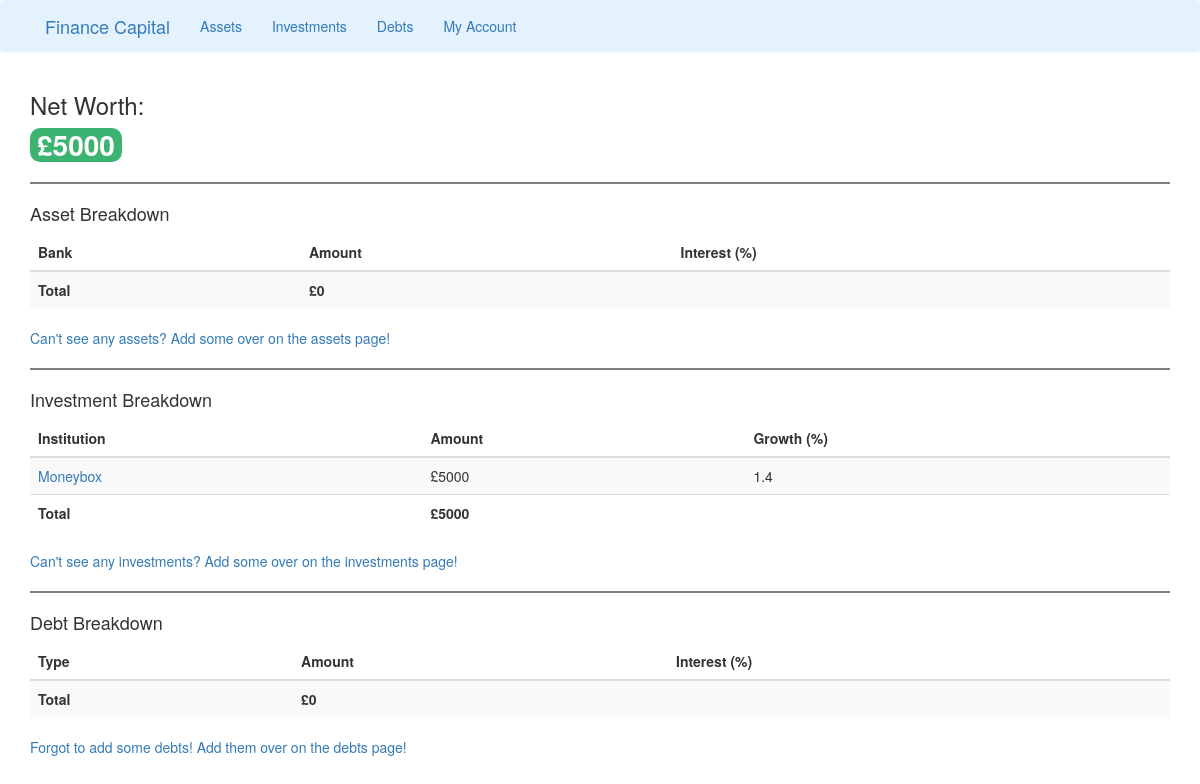
The page /account on the database its author committed.
### run.py (models this page shows, shortened)
class adding_investments(db.Model, UserMixin):
    id = db.Column(db.Integer, primary_key=True)
    institution = db.Column(db.String(30), unique=False, nullable=False)
    amount = db.Column(db.Integer, unique=False, nullable=False)
    growth = db.Column(db.Integer, unique=False, nullable=False)

### run.py (the view)
@app.route('/account', methods=['GET', 'POST'])
def account():
    form_1 = adding_assets.query.all()
    form_2 = adding_investments.query.all()
    form_3 = adding_debts.query.all()
    result_1 = [r.amount for r in db.session.query(adding_assets).all()]
    total_assets = sum(result_1)
    result_2 = [r.amount for r in db.session.query(adding_investments).all()]
    total_investments = sum(result_2)
    result_3 = [r.amount for r in db.session.query(adding_debts).all()]
    total_debts = sum(result_3)
    net_worth = total_assets + total_investments - total_debts
    return render_template('account.html', title='Account', form_1=form_1, form_2=form_2, form_3=form_3,
                            total_assets=total_assets, total_investments=total_investments,
                            total_debts=total_debts, net_worth=net_worth)

### templates/account.html (shortened to what this page needs)
{% extends 'base.html' %}
{% block content %}
<link rel="stylesheet" href='run.py'>
<div class="container">
    <h3>Net Worth:</h3>
    {% if net_worth > 0 %}
        <span class="badge badge-info even-larger-badge" style="background-color:MediumSeaGreen;">£{{ net_worth }}</span>
    {% elif net_worth < 0  %}
        <span class="badge badge-info even-larger-badge" style="background-color:Tomato;">£{{ net_worth }}</span>
    {% else %}
        <span class="badge badge-info even-larger-badge">£0</span>
    {% endif %}
    <hr style="height:2px;border-width:0;color:gray;background-color:gray">
    <h4>Asset Breakdown</h4>
        <table class="table table-striped">
            <thead>
            <tr>
                <th>Bank</th>
                <th>Amount</th>
                <th>Interest (%)</th>
            </tr>
            </thead>
            <tbody>
            <tr>
                <th>Total</th>
                <th>£{{ total_assets }}</th>
                <th></th>
            </tr>
            </tbody>
        </table>
    <a href="{{ url_for('assets') }}">Can't see any assets? Add some over on the assets page!</a>
    <hr style="height:2px;border-width:0;color:gray;background-color:gray">
    <h4>Investment Breakdown</h4>
    <table class="table table-striped">
        <thead>
        <tr>
            <th>Institution</th>
            <th>Amount</th>
            <th>Growth (%)</th>
        </tr>
        </thead>
        <tbody>
        {% for investment in form_2 %}
        {% if investment %}
        <tr>
            <td> <a href="{{ url_for('delete_investment', investment_id=investment.id) }}">{{ investment.institution }}</td>
            <td>£{{ investment.amount }}</td>
            <td>{{ investment.growth }}</td>
        </tr>
        {% else %}
        <tr><td></td></tr>
        {% endif %}
        {% endfor %}
        <tr>
            <th>Total</th>
            <th>£{{ total_investments }}</th>
            <th></th>
        </tr>
        </tbody>
    </table>
    <a href="{{ url_for('investments') }}">Can't see any investments? Add some over on the investments page!</a>
    <hr style="height:2px;border-width:0;color:gray;background-color:gray">
    <h4>Debt Breakdown</h4>
        <table class="table table-striped">
            <thead>
            <tr>
                <th>Type</th>
                <th>Amount</th>
                <th>Interest (%)</th>
            </tr>
            </thead>
            <tbody>
                <tr>
                    <th>Total</th>
                    <th>£{{ total_debts }}</th>
                    <th></th>
                </tr>
            </tbody>
        </table>
    <a href="{{ url_for('debts') }}">Forgot to add some debts! Add them over on the debts page!</a>
</div>
{% endblock content %}

### templates/base.html (shortened to what this page needs)
<!DOCTYPE html>
<html lang="en">
<head>
  <link rel="stylesheet" href="https://maxcdn.bootstrapcdn.com/bootstrap/3.4.1/css/bootstrap.min.css">
</head>
<html>
<body>
    <nav>
    <div class="navbar navbar-light" style="background-color: #e3f2fd;">
        <div class='container'>
        <div class="container-fluid">
            <div class="navbar-header">
                <a class="navbar-brand" href="{{ url_for('home') }}">Finance Capital</a>
            </div>
            <ul class="nav navbar-nav">
                <li><a href="{{ url_for('assets') }}">Assets</a></li>
                <li><a href="{{ url_for('investments') }}">Investments</a></li>
                <li><a href="{{ url_for('debts') }}">Debts</a></li>
                <li><a href="{{ url_for('account') }}">My Account</a></li>
            </ul>
        </div>
        </div>
    </div>
    </nav>
    {% block content %}
    {% endblock %}
</body>
</html>

### templates/account.html (style rules this page uses)
.even-larger-badge { font-size: 2.0em; }

### rows shown on the page
adding_investments: institution "Moneybox", amount "5000", growth "1.4"

### other values the page prints
{{ net_worth }} "5000"
{{ total_assets }} "0"
{{ total_investments }} "5000"
{{ total_debts }} "0"
